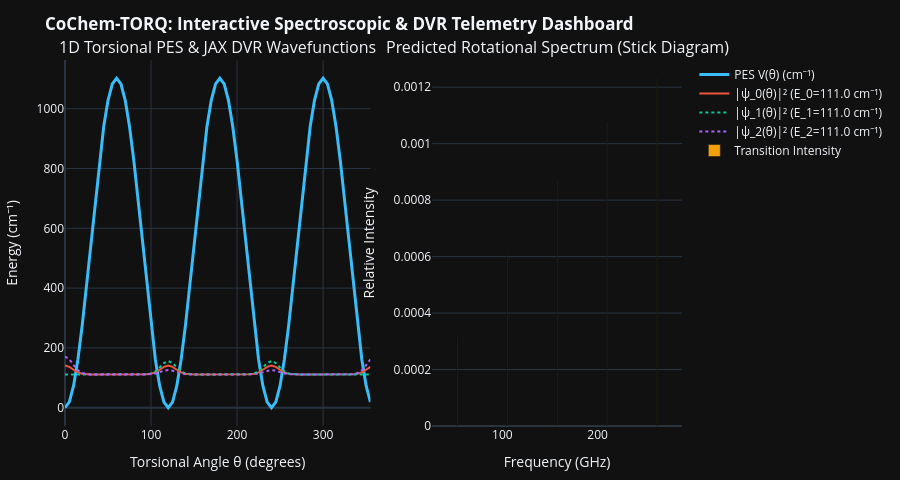

Notebook source saved alongside this figure:
### Markdown cell above
## Phase 9 (Stage 5.5 / 6.0): Master DOM Orchestrator & Interactive Plotly Telemetry

Visualizes the 1D Torsional Potential Energy Surface (PES) overlayed with JAX DVR probability wavefunctions $|\psi_n(\theta)|^2$, and the predicted rotational spectrum stick diagram.

### Code cell
import plotly.graph_objects as go
from plotly.subplots import make_subplots

# 1. Create Multi-Panel Scientific Telemetry Figure
fig = make_subplots(
    rows=1, cols=2,
    subplot_titles=("1D Torsional PES & JAX DVR Wavefunctions", "Predicted Rotational Spectrum (Stick Diagram)"),
    column_widths=[0.55, 0.45]
)

# Panel 1: Potential Energy Curve V(theta) and DVR Wavefunctions
fig.add_trace(
    go.Scatter(
        x=theta_grid_deg, y=V_theta_cm1,
        mode="lines", name="PES V(θ) (cm⁻¹)",
        line=dict(color="#38bdf8", width=3)
    ),
    row=1, col=1
)

# Plot lowest 3 DVR probability densities shifted by eigenvalue energy
for n in range(min(3, len(eigenvalues_cm1))):
    e_n = eigenvalues_cm1[n]
    psi_sq = (wavefunctions[:, n] ** 2) * 400.0 + e_n
    fig.add_trace(
        go.Scatter(
            x=theta_grid_deg, y=psi_sq,
            mode="lines", name=f"|ψ_{n}(θ)|² (E_{n}={e_n:.1f} cm⁻¹)",
            line=dict(width=2, dash="dot" if n > 0 else "solid")
        ),
        row=1, col=1
    )

# Panel 2: Rotational Spectrum Stick Diagram
fig.add_trace(
    go.Bar(
        x=[f / 1000.0 for f in freqs],  # GHz
        y=[10**log_i for log_i in intensities],
        name="Transition Intensity",
        marker_color="#f59e0b",
        width=0.15
    ),
    row=1, col=2
)

fig.update_xaxes(title_text="Torsional Angle θ (degrees)", row=1, col=1)
fig.update_yaxes(title_text="Energy (cm⁻¹)", row=1, col=1)
fig.update_xaxes(title_text="Frequency (GHz)", row=1, col=2)
fig.update_yaxes(title_text="Relative Intensity", row=1, col=2)

fig.update_layout(
    title_text="<b>CoChem-TORQ: Interactive Spectroscopic & DVR Telemetry Dashboard</b>",
    template="plotly_dark",
    height=480,
    margin=dict(l=40, r=40, t=60, b=40),
    showlegend=True
)

fig.show()

### Figure 1 — Plotly figure (JSON) as saved in the notebook; plotly's stock layout.template omitted (floating-point values rounded to 4 significant figures)
{"data": [{"line": {"color": "#38bdf8", "width": 3}, "mode": "lines", "name": "PES V(θ) (cm⁻¹)", "type": "scatter", "x": [0.0, 5.0, 10.0, 15.0, 20.0, 25.0, 30.0, 35.0, 40.0, 45.0, 50.0, 55.0, 60.0, 65.0, 70.0, 75.0, 80.0, 85.0, 90.0, 95.0, 100.0, 105.0, 110.0, 115.0, 120.0, 125.0, 130.0, 135.0, 140.0, 145.0, 150.0, 155.0, 160.0, 165.0, 170.0, 175.0, 180.0, 185.0, 190.0, 195.0, 200.0, 205.0, 210.0, 215.0, 220.0, 225.0, 230.0, 235.0, 240.0, 245.0, 250.0, 255.0, 260.0, 265.0, 270.0, 275.0, 280.0, 285.0, 290.0, 295.0, 300.0, 305.0, 310.0, 315.0, 320.0, 325.0, 330.0, 335.0, 340.0, 345.0, 350.0, 355.0], "xaxis": "x", "y": [0.0, 18.77, 73.8, 161.3, 275.4, 408.3, 550.9, 693.4, 826.3, 940.4, 1028.0, 1083.0, 1102.0, 1083.0, 1028.0, 940.4, 826.3, 693.4, 550.9, 408.3, 275.4, 161.3, 73.8, 18.77, 0.0, 18.77, 73.8, 161.3, 275.4, 408.3, 550.9, 693.4, 826.3, 940.4, 1028.0, 1083.0, 1102.0, 1083.0, 1028.0, 940.4, 826.3, 693.4, 550.9, 408.3, 275.4, 161.3, 73.8, 18.77, 0.0, 18.77, 73.8, 161.3, 275.4, 408.3, 550.9, 693.4, 826.3, 940.4, 1028.0, 1083.0, 1102.0, 1083.0, 1028.0, 940.4, 826.3, 693.4, 550.9, 408.3, 275.4, 161.3, 73.8, 18.77], "yaxis": "y"}, {"line": {"dash": "solid", "width": 2}, "mode": "lines", "name": "|ψ_0(θ)|² (E_0=111.0 cm⁻¹)", "type": "scatter", "x": [0.0, 5.0, 10.0, 15.0, 20.0, 25.0, 30.0, 35.0, 40.0, 45.0, 50.0, 55.0, 60.0, 65.0, 70.0, 75.0, 80.0, 85.0, 90.0, 95.0, 100.0, 105.0, 110.0, 115.0, 120.0, 125.0, 130.0, 135.0, 140.0, 145.0, 150.0, 155.0, 160.0, 165.0, 170.0, 175.0, 180.0, 185.0, 190.0, 195.0, 200.0, 205.0, 210.0, 215.0, 220.0, 225.0, 230.0, 235.0, 240.0, 245.0, 250.0, 255.0, 260.0, 265.0, 270.0, 275.0, 280.0, 285.0, 290.0, 295.0, 300.0, 305.0, 310.0, 315.0, 320.0, 325.0, 330.0, 335.0, 340.0, 345.0, 350.0, 355.0], "xaxis": "x", "y": [141.0, 136.6, 126.8, 118.2, 113.5, 111.7, 111.2, 111.1, 111.0, 111.0, 111.0, 111.0, 111.0, 111.0, 111.0, 111.0, 111.0, 111.1, 111.2, 111.7, 113.5, 118.2, 126.8, 136.6, 141.0, 136.6, 126.8, 118.2, 113.5, 111.7, 111.2, 111.1, 111.0, 111.0, 111.0, 111.0, 111.0, 111.0, 111.0, 111.0, 111.0, 111.1, 111.2, 111.7, 113.5, 118.2, 126.8, 136.6, 141.0, 136.6, 126.8, 118.2, 113.5, 111.7, 111.2, 111.1, 111.0, 111.0, 111.0, 111.0, 111.0, 111.0, 111.0, 111.0, 111.0, 111.1, 111.2, 111.7, 113.5, 118.2, 126.8, 136.6], "yaxis": "y"}, {"line": {"dash": "dot", "width": 2}, "mode": "lines", "name": "|ψ_1(θ)|² (E_1=111.0 cm⁻¹)", "type": "scatter", "x": [0.0, 5.0, 10.0, 15.0, 20.0, 25.0, 30.0, 35.0, 40.0, 45.0, 50.0, 55.0, 60.0, 65.0, 70.0, 75.0, 80.0, 85.0, 90.0, 95.0, 100.0, 105.0, 110.0, 115.0, 120.0, 125.0, 130.0, 135.0, 140.0, 145.0, 150.0, 155.0, 160.0, 165.0, 170.0, 175.0, 180.0, 185.0, 190.0, 195.0, 200.0, 205.0, 210.0, 215.0, 220.0, 225.0, 230.0, 235.0, 240.0, 245.0, 250.0, 255.0, 260.0, 265.0, 270.0, 275.0, 280.0, 285.0, 290.0, 295.0, 300.0, 305.0, 310.0, 315.0, 320.0, 325.0, 330.0, 335.0, 340.0, 345.0, 350.0, 355.0], "xaxis": "x", "y": [111.0, 111.0, 111.0, 111.0, 111.0, 111.0, 111.0, 111.0, 111.0, 111.0, 111.0, 111.0, 111.0, 111.0, 111.0, 111.0, 111.0, 111.1, 111.2, 112.0, 114.7, 121.8, 134.7, 149.3, 156.0, 149.3, 134.7, 121.8, 114.7, 112.0, 111.2, 111.1, 111.0, 111.0, 111.0, 111.0, 111.0, 111.0, 111.0, 111.0, 111.0, 111.1, 111.2, 112.0, 114.7, 121.8, 134.7, 149.3, 156.0, 149.3, 134.7, 121.8, 114.7, 112.0, 111.2, 111.1, 111.0, 111.0, 111.0, 111.0, 111.0, 111.0, 111.0, 111.0, 111.0, 111.0, 111.0, 111.0, 111.0, 111.0, 111.0, 111.0], "yaxis": "y"}, {"line": {"dash": "dot", "width": 2}, "mode": "lines", "name": "|ψ_2(θ)|² (E_2=111.0 cm⁻¹)", "type": "scatter", "x": [0.0, 5.0, 10.0, 15.0, 20.0, 25.0, 30.0, 35.0, 40.0, 45.0, 50.0, 55.0, 60.0, 65.0, 70.0, 75.0, 80.0, 85.0, 90.0, 95.0, 100.0, 105.0, 110.0, 115.0, 120.0, 125.0, 130.0, 135.0, 140.0, 145.0, 150.0, 155.0, 160.0, 165.0, 170.0, 175.0, 180.0, 185.0, 190.0, 195.0, 200.0, 205.0, 210.0, 215.0, 220.0, 225.0, 230.0, 235.0, 240.0, 245.0, 250.0, 255.0, 260.0, 265.0, 270.0, 275.0, 280.0, 285.0, 290.0, 295.0, 300.0, 305.0, 310.0, 315.0, 320.0, 325.0, 330.0, 335.0, 340.0, 345.0, 350.0, 355.0], "xaxis": "x", "y": [171.0, 162.1, 142.6, 125.4, 115.9, 112.3, 111.3, 111.1, 111.0, 111.0, 111.0, 111.0, 111.0, 111.0, 111.0, 111.0, 111.0, 111.1, 111.1, 111.4, 112.3, 114.6, 118.9, 123.8, 126.0, 123.8, 118.9, 114.6, 112.3, 111.4, 111.1, 111.1, 111.0, 111.0, 111.0, 111.0, 111.0, 111.0, 111.0, 111.0, 111.0, 111.1, 111.1, 111.4, 112.3, 114.6, 118.9, 123.8, 126.0, 123.8, 118.9, 114.6, 112.3, 111.4, 111.1, 111.1, 111.0, 111.0, 111.0, 111.0, 111.0, 111.0, 111.0, 111.0, 111.0, 111.1, 111.3, 112.3, 115.9, 125.4, 142.6, 162.1], "yaxis": "y"}, {"marker": {"color": "#f59e0b"}, "name": "Transition Intensity", "type": "bar", "width": 0.15, "x": [52.47, 104.9, 157.4, 209.9, 262.3], "xaxis": "x2", "y": [0.0003131, 0.0006077, 0.000867, 0.001078, 0.001231], "yaxis": "y2"}], "layout": {"annotations": [{"font": {"size": 16}, "showarrow": false, "text": "1D Torsional PES & JAX DVR Wavefunctions", "x": 0.2475, "xanchor": "center", "xref": "paper", "y": 1.0, "yanchor": "bottom", "yref": "paper"}, {"font": {"size": 16}, "showarrow": false, "text": "Predicted Rotational Spectrum (Stick Diagram)", "x": 0.7975, "xanchor": "center", "xref": "paper", "y": 1.0, "yanchor": "bottom", "yref": "paper"}], "height": 480, "margin": {"b": 40, "l": 40, "r": 40, "t": 60}, "showlegend": true, "title": {"text": "<b>CoChem-TORQ: Interactive Spectroscopic & DVR Telemetry Dashboard</b>"}, "xaxis": {"anchor": "y", "domain": [0.0, 0.495], "title": {"text": "Torsional Angle θ (degrees)"}}, "xaxis2": {"anchor": "y2", "domain": [0.595, 1.0], "title": {"text": "Frequency (GHz)"}}, "yaxis": {"anchor": "x", "domain": [0.0, 1.0], "title": {"text": "Energy (cm⁻¹)"}}, "yaxis2": {"anchor": "x2", "domain": [0.0, 1.0], "title": {"text": "Relative Intensity"}}}}
